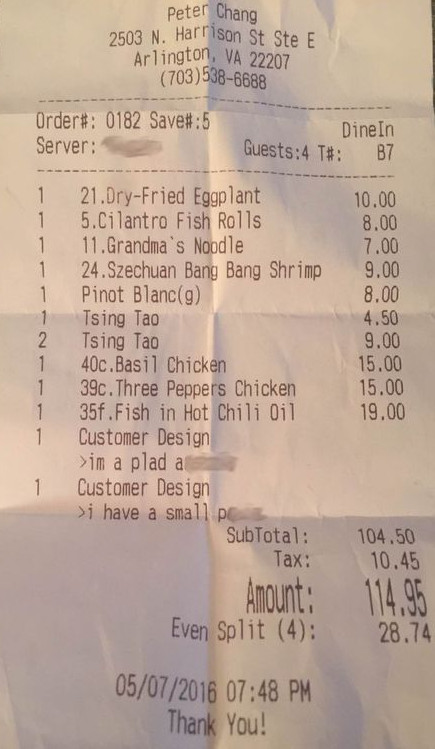
#> input picture Sample Receipts/receipt2.jpg, 435 x 749 px, found by its file name
$ python listify.py
#> lines starting #> are read from the running program, lines starting #| are printed output that depends on the picture; after the words box and inside, x2 and y2 are one past the last pixel; in counts of white or black regions, pixels touching at a corner belong together
import numpy as np
import cv2 as cv
from matplotlib import pyplot as plt
import os

SAVE_PATH = r'Results'
CLEAR_OLD_DATA = True

def listify(receipt):
#> called with receipt = 'receipt2.jpg'
	input_file_name = receipt.split('.')[0] # get the name of the file
	img = cv.imread(receipt)
#> img is the input picture: shape (749, 435, 3); mean B, G, R 152.4, 167.6, 189.8
#    cv.imshow('Original',img)

	## (1) read
	gray = cv.cvtColor(img, cv.COLOR_BGR2GRAY)
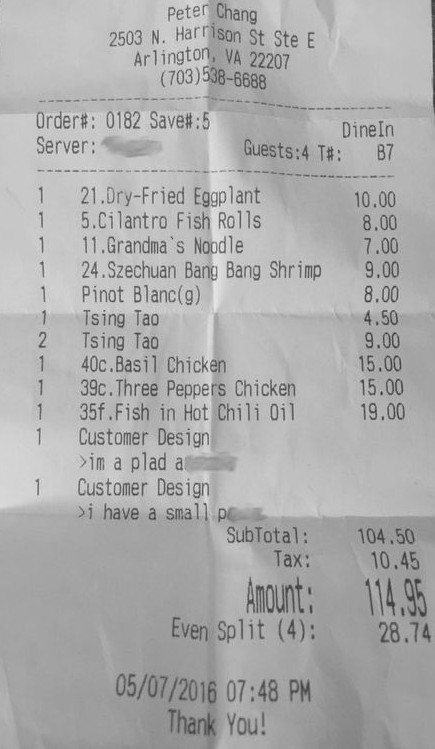
#> gray: shape (749, 435); min 52, max 236, mean 172.5
#    cv.imshow('Grayscale',gray)

	## (2) threshold
	th, threshed = cv.threshold(gray, 127, 255, cv.THRESH_BINARY_INV|cv.THRESH_OTSU)
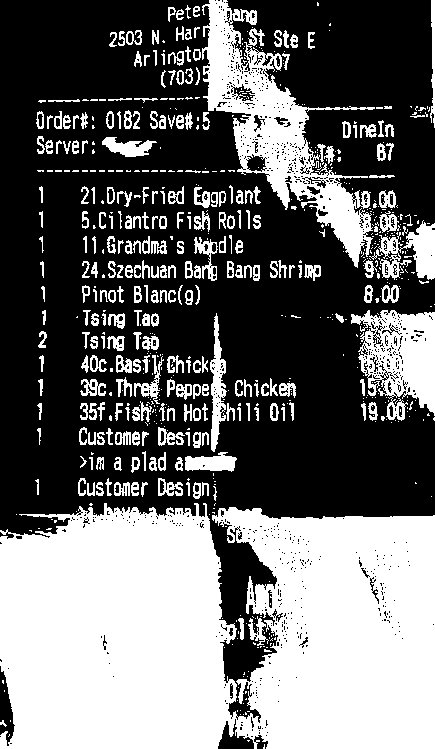
#> threshed: shape (749, 435); 41.8% white; 695 white regions (428 under 20 px), largest, box (x1, y1, x2, y2) and area: (0, 503, 435, 749) 92736, (202, 0, 375, 268) 13293, (351, 310, 435, 421) 5522
#> th = 169
#    cv.imshow('Threshold1',threshed)

	threshed = cv.adaptiveThreshold(gray,255,cv.ADAPTIVE_THRESH_MEAN_C,cv.THRESH_BINARY_INV,13,13)
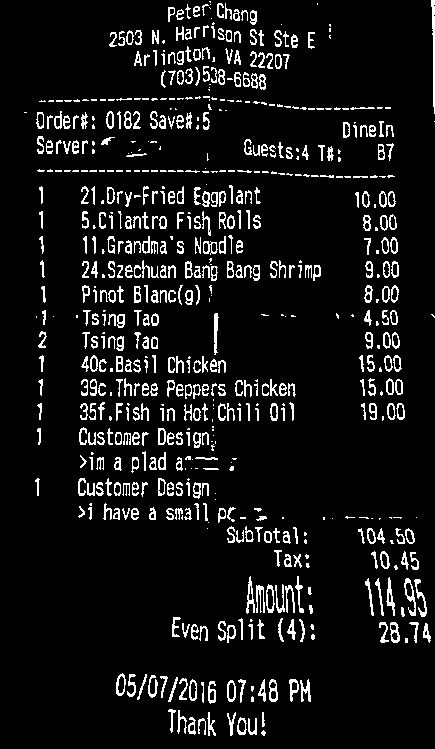
#> threshed: shape (749, 435); 8.2% white in thin lines or dots
#    cv.imshow('Threshold3',threshed)


	## (3) minAreaRect on the nozeros
	pts = cv.findNonZero(threshed)
#> pts = contour of 26833 points, box (x1, y1, x2, y2) (24, 0, 435, 736), area 78336
	ret = cv.minAreaRect(pts)
#> ret = ((229, 367.5), (735, 410), -90)

	(cx,cy), (w,h), ang = ret
#> cx = 229; cy = 367.5; w = 735; h = 410; ang = -90
	if w>h:
		w,h = h,w
#> w = 410; h = 735
		ang += 90
#> ang = 0

	## (4) Find rotated matrix, do rotation
	M = cv.getRotationMatrix2D((cx,cy), ang, 1.0)
#> M = [[1, 0, 0], [0, 1, 0]]
	rotated = cv.warpAffine(threshed, M, (img.shape[1], img.shape[0]))

#    cv.imshow('Rotated',rotated)
	## (5) find and draw the upper and lower boundary of each lines
	hist = cv.reduce(rotated,1, cv.REDUCE_AVG).reshape(-1)
#> hist = 749 values, max 108 at index 171, min 0 at index 162, mean 21.02

	th = 2
	H,W = img.shape[:2]
#> H = 749; W = 435
	uppers = [y for y in range(H-1) if hist[y]<=th and hist[y+1]>th]
#> uppers = [0, 95, 169, 185, 209, 234, 259, 284, 309, 330, 354, 378, 402, 427, 451, 477, 502, 526, 549, 576, 673, 709]
	lowers = [y for y in range(H-1) if hist[y]>th and hist[y+1]<=th]
#> lowers = [89, 160, 177, 207, 230, 253, 280, 304, 327, 350, 372, 396, 420, 447, 470, 497, 520, 543, 569, 642, 702, 735]

	rotated = cv.bitwise_not(rotated)
#> rotated: shape (749, 435); 91.8% white; black in thin lines or dots

# [6 lines of commented-out code are left out]

	cropcounter = 1
	imgwidth = rotated.shape[1]
#> imgwidth = 435
	x,y = rotated.shape
#> x = 749; y = 435
	final = rotated.reshape(x,y,1)

	# if we want fresh folder each time delete the previous one
	if CLEAR_OLD_DATA:
#> (the run stopped early here; a loop or call above may not have finished)

$ run again, with Sample Receipts/receipt.jpg copied over Sample Receipts/receipt2.jpg
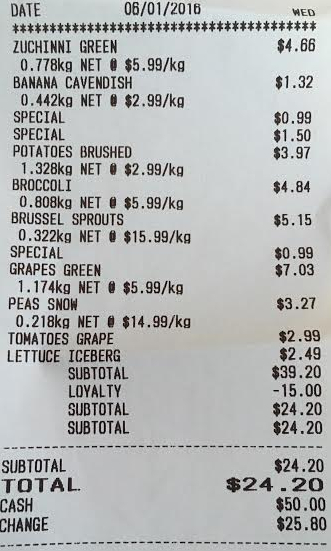
#> input picture Sample Receipts/receipt.jpg, 331 x 551 px, found by its file name
#> in listify, img is the input picture: shape (551, 331, 3); mean B, G, R 180.9, 181.1, 179.3
#> in listify, `th, threshed = cv.threshold(gray, 127, 255, cv.THRESH_BINARY_INV|cv.TH..`:
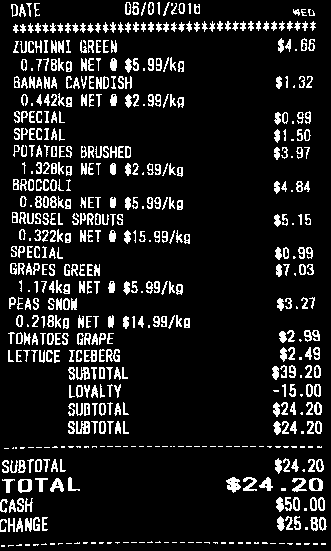
#> threshed: shape (551, 331); 11.6% white in thin lines or dots
#> th = 126
#> in listify, `threshed = cv.adaptiveThreshold(gray,255,cv.ADAPTIVE_THRESH_MEAN_C,cv...`:
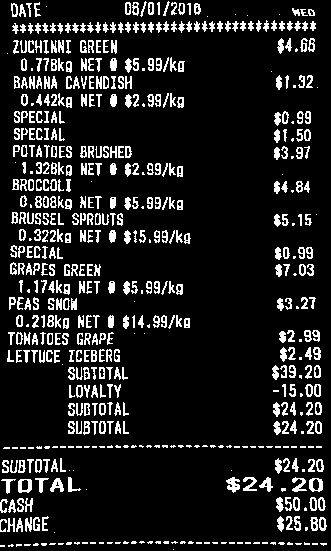
#> threshed: shape (551, 331); 12.7% white in thin lines or dots
#> pts = contour of 23233 points, box (x1, y1, x2, y2) (0, 1, 327, 550), area 4018
#> ret = ((163, 275), (548, 326), -90)
#> in listify, `(cx,cy), (w,h), ang = ret`: cx = 163; cy = 275; w = 548; h = 326; ang = -90
#> in listify, `w,h = h,w`: w = 326; h = 548
#> in listify, `ang += 90`: ang = 0
#> M = [[1, 0, 0], [0, 1, 0]]
#> hist = 551 values, max 162 at index 446, min 0 at index 0, mean 32.53
#> uppers = 31 values from 1 to 540
#> lowers = 31 values from 16 to 546
#> rotated: shape (551, 331); 87.3% white; black in thin lines or dots

$ run again, with Sample Receipts/distorted-receipt.png saved as Sample Receipts/receipt2.jpg
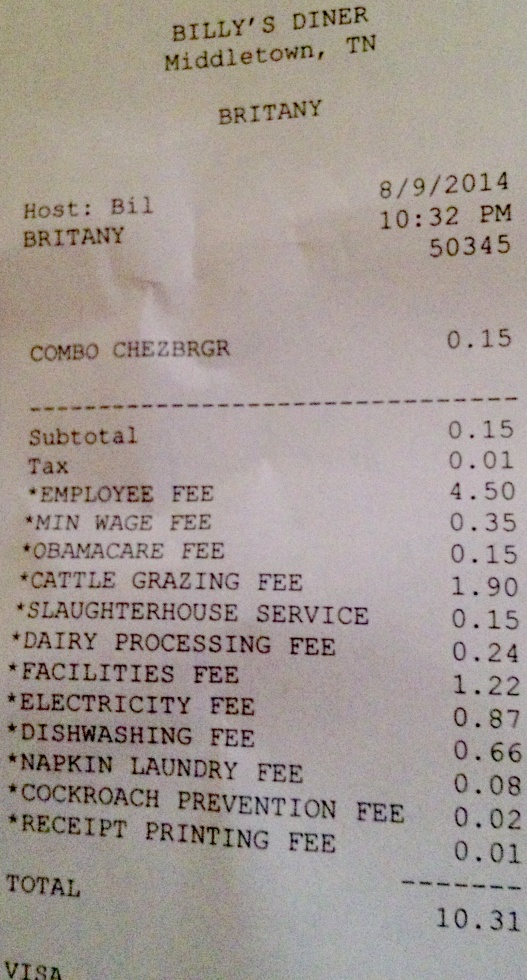
#> input picture Sample Receipts/distorted-receipt.png, 527 x 980 px, found by its file name
#> in listify, img is the input picture: shape (980, 527, 3); mean B, G, R 148, 153.7, 163.6
#> in listify, `th, threshed = cv.threshold(gray, 127, 255, cv.THRESH_BINARY_INV|cv.TH..`:
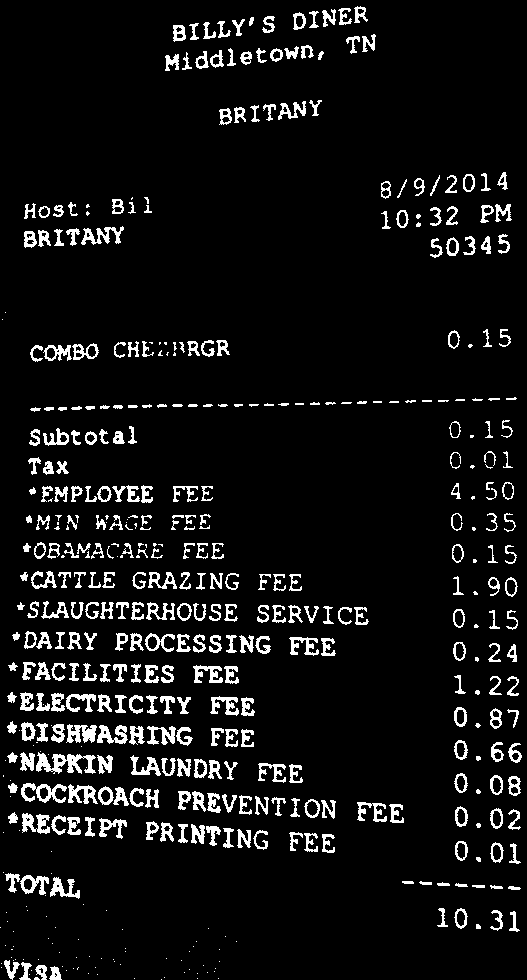
#> threshed: shape (980, 527); 7.3% white; 491 white regions (139 under 20 px), largest, box (x1, y1, x2, y2) and area: (36, 752, 96, 774) 671, (21, 783, 67, 803) 419, (66, 724, 97, 743) 383
#> th = 119
#> in listify, `threshed = cv.adaptiveThreshold(gray,255,cv.ADAPTIVE_THRESH_MEAN_C,cv...`:
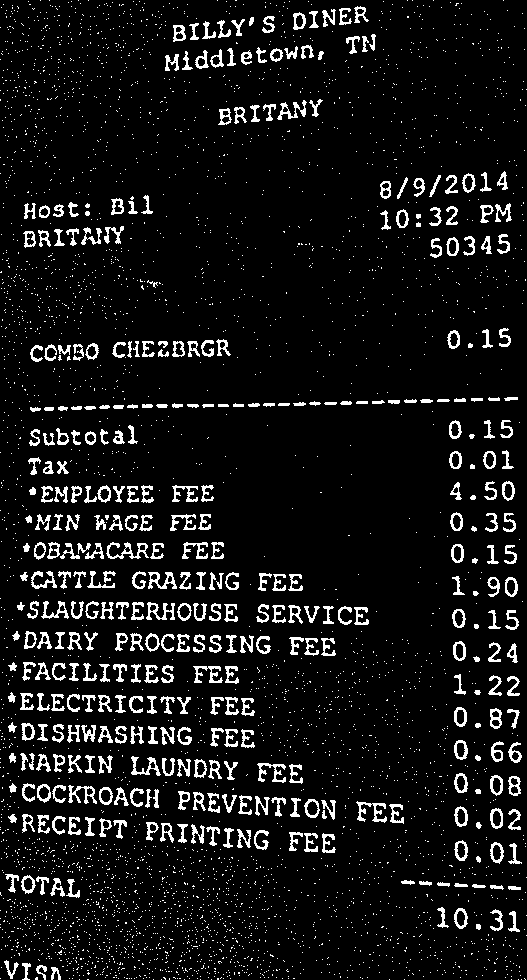
#> threshed: shape (980, 527); 8.1% white in thin lines or dots
#> pts = contour of 41637 points, box (x1, y1, x2, y2) (0, 0, 527, 980), area 42300
#> ret = ((263, 489.5), (979, 526), -90)
#> in listify, `(cx,cy), (w,h), ang = ret`: cx = 263; cy = 489.5; w = 979; h = 526; ang = -90
#> in listify, `w,h = h,w`: w = 526; h = 979
#> in listify, `ang += 90`: ang = 0
#> M = [[1, 0, 0], [0, 1, 0]]
#> hist = 980 values, max 79 at index 617, min 0 at index 132, mean 20.52
#> uppers = 40 values from 2 to 630
#> lowers = 40 values from 1 to 628
#> rotated: shape (980, 527); 91.9% white; black in thin lines or dots
